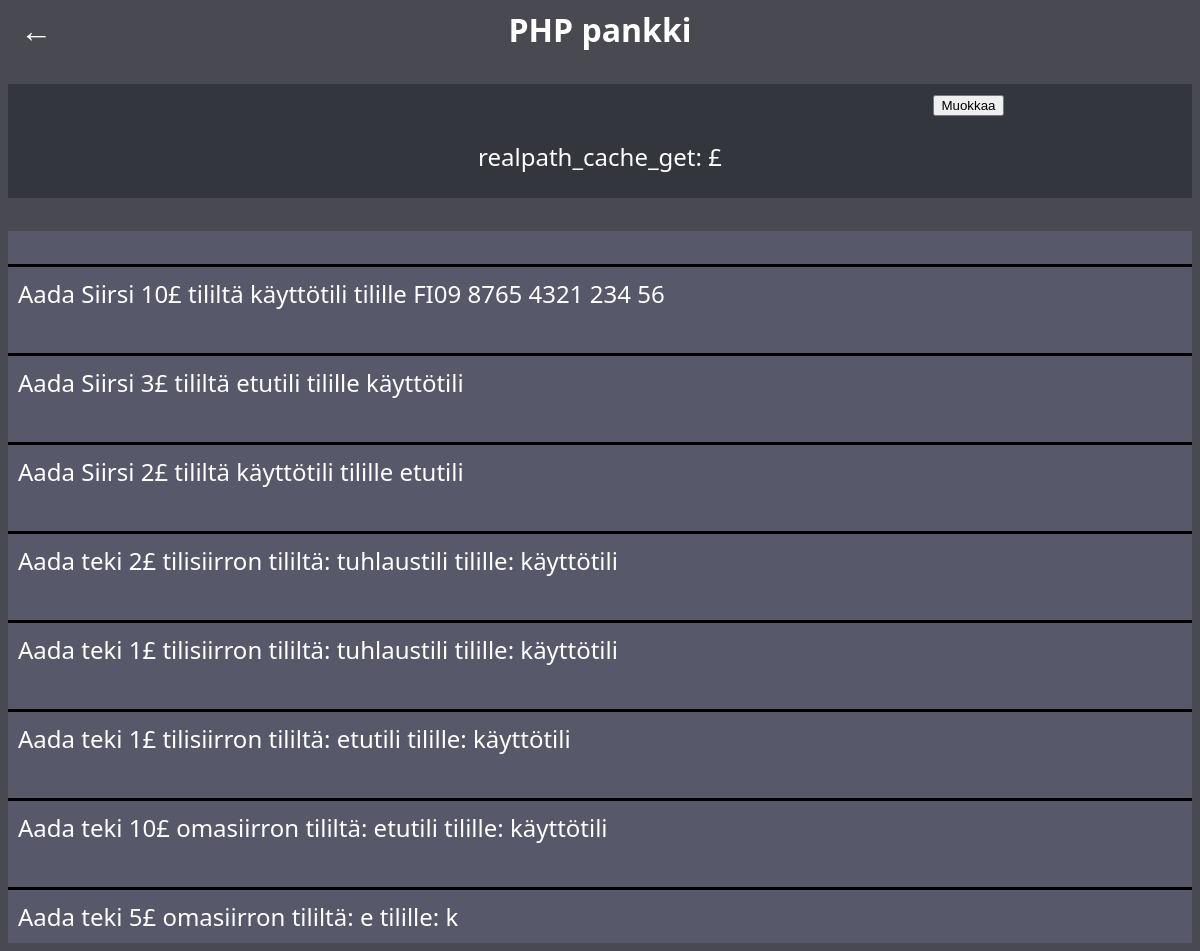
Before: /sivut/näytä_tili.php?tili_id=1 with the older database file.
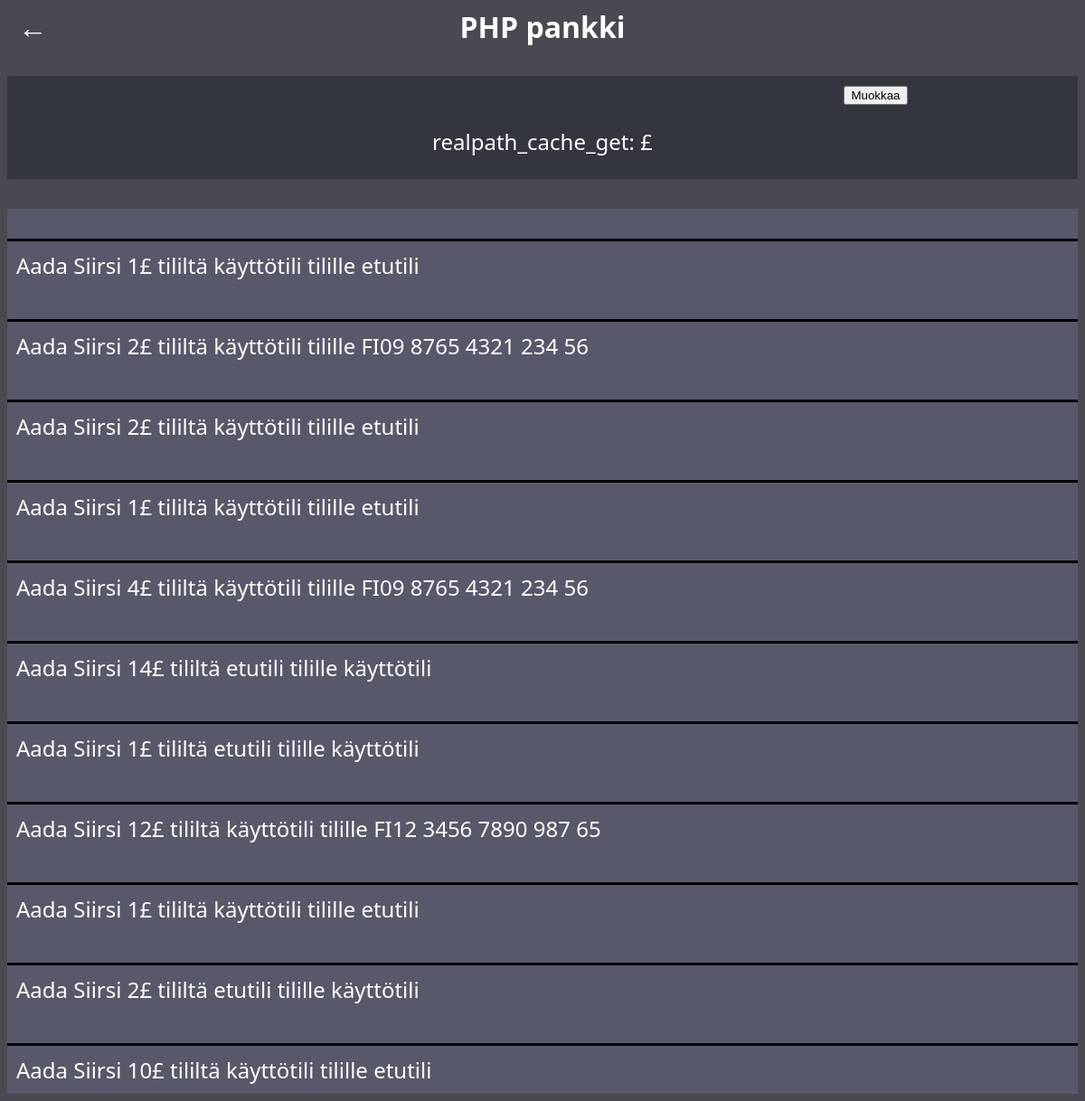
After: the same page with the newer database file.
### tables this page shows
CREATE TABLE `tapahtumat` (
  `id` int(11) NOT NULL,
  `amount` int(11) NOT NULL,
  `sender_account_id` int(20) NOT NULL,
  `reciver_account_id` int(20) NOT NULL,
  `information` varchar(255) DEFAULT NULL,
  `date` datetime DEFAULT NULL
);

### sivut/näytä_tili.php (the view, shortened to what this page needs)
<?php
include '../dbyhteys.php';
?>
<!DOCTYPE html>
<html lang="en">
<head>
    <link rel="stylesheet" href="../style.css">
</head>
<body>
    <a class="backarrow" href="index.php" style="position: absolute; left: 20px;">&#8592;</a>
    <a href="index.php">PHP pankki</a>
    <br><br>
    <?php
        $tiliData = $conn->query(
            "SELECT tilinimi, IBAN, amount
            FROM tilit
            WHERE tili_Id = '" . $_GET["tili_id"] . "'
            AND kayttaja_id = '" .$_SESSION["user_id"]. "'"
            )->fetch();
    ?>
    <div id="tilitiedot">
        <div id="tilinimiBox">
            <button onClick="$('#tilinimi').attr('contentEditable', 'true').css('color', '#b2f4ff').focus()">Muokkaa</button>
        </div>
        <p>realpath_cache_get: <?php echo $tiliData["amount"] ?>£</p>
    </div>
    <br>
    <div id="Tapahtumat">
        <?php
            $tapahtumat = $conn->prepare(
                "SELECT information
                FROM tapahtumat
                WHERE (reciver_account_id = :account_id OR sender_account_id = :account_id)");
                $tapahtumat->execute(["account_id" => $_GET["tili_id"]]);
                $tapahtumat = $tapahtumat->fetchAll();
            if ($tapahtumat) {
                foreach ($tapahtumat as $tapahtuma)
                    echo "<div class='tapahtuma'>" .$tapahtuma["information"]. "</div><br>";
            } else {
                echo "<script>document.getElementById('Tapahtumat_teksti').style.display = 'none';</script>";
            }
        ?>
    </div>
</body>
</html>

### style.css (style rules this page uses)
body { text-align: center; background-color: #494a51; color: #fff; font-size: x-large; font-family: 'Segoe UI', Tahoma, Geneva, Verdana, sans-serif; }
a { color: #fff; text-decoration: none; font-size: xx-large; font-weight: bold; }
#tilitiedot { background: #34363e; padding-block: 1px; }
#Tapahtumat { display: flex; flex-direction: column-reverse; background-color: #57596a; text-align: left; }
.tapahtuma { border-top: solid 3px black; padding: 10px; }
#tilinimiBox { display: flex; padding-top: 10px; justify-content: space-around; }

Changed rows visible on the page:
removed tapahtumat: information "Aada teki 5£ omasiirron tililtä: e tilille: k"
removed tapahtumat: information "Aada teki 10£ omasiirron tililtä: etutili tilille: käyttötili"
removed tapahtumat: information "Aada teki 1£ tilisiirron tililtä: etutili tilille: käyttötili"
removed tapahtumat: information "Aada teki 1£ tilisiirron tililtä: tuhlaustili tilille: käyttötili"
removed tapahtumat: information "Aada teki 2£ tilisiirron tililtä: tuhlaustili tilille: käyttötili"
removed tapahtumat: information "Aada Siirsi 3£ tililtä etutili tilille käyttötili"
removed tapahtumat: information "Aada Siirsi 10£ tililtä käyttötili tilille FI09 8765 4321 234 56"
now on this page (row edited): tapahtumat: information "Aada Siirsi 10£ tililtä käyttötili tilille etutili"
added tapahtumat: information "Aada Siirsi 2£ tililtä etutili tilille käyttötili"
now on this page (row edited): tapahtumat: information "Aada Siirsi 1£ tililtä käyttötili tilille etutili"
added tapahtumat: information "Aada Siirsi 12£ tililtä käyttötili tilille FI12 3456 7890 987 65"
added tapahtumat: information "Aada Siirsi 1£ tililtä etutili tilille käyttötili"
added tapahtumat: information "Aada Siirsi 14£ tililtä etutili tilille käyttötili"
added tapahtumat: information "Aada Siirsi 4£ tililtä käyttötili tilille FI09 8765 4321 234 56"
added tapahtumat: information "Aada Siirsi 1£ tililtä käyttötili tilille etutili"
added tapahtumat: information "Aada Siirsi 2£ tililtä käyttötili tilille FI09 8765 4321 234 56"
added tapahtumat: information "Aada Siirsi 1£ tililtä käyttötili tilille etutili"
